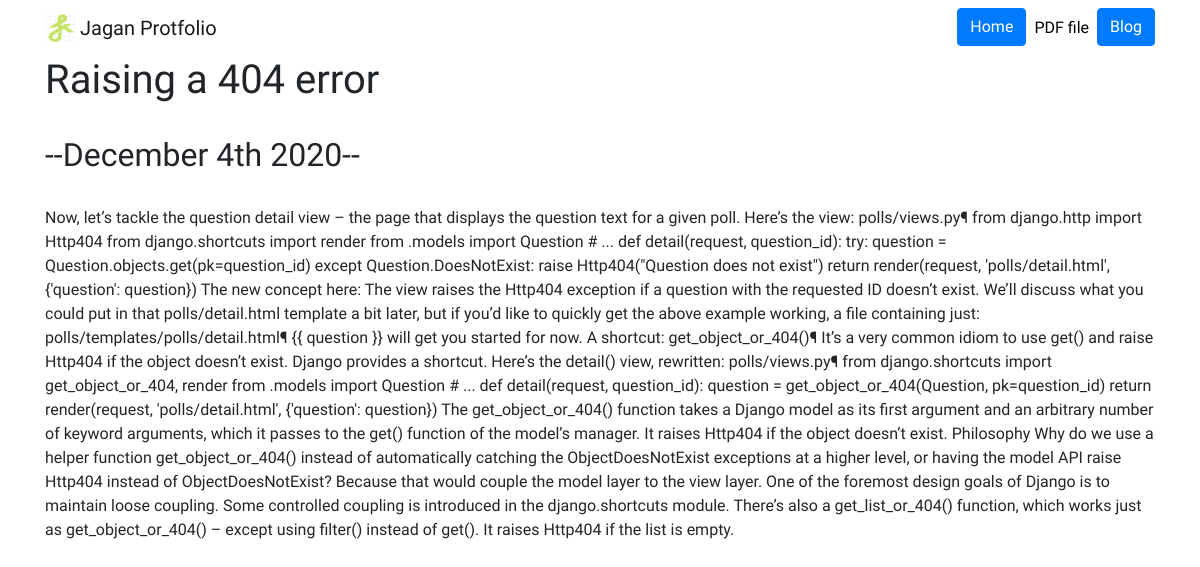
/blog/5/, run on the app's committed database.
### blog/models.py (models this page shows, shortened)
class Blog(models.Model):
    title = models.CharField(max_length=100)
    description = models.TextField()
    date = models.DateField()

### blog/views.py (the view)
# urls.py: path('<int:blog_id>/', views.detail, name ='detail'),
def detail(request, blog_id):
    blog = get_object_or_404(Blog, pk=blog_id)
    return render(request, 'blog/detail.html',{'blog':blog})

### blog/templates/blog/detail.html
{% extends 'portfolio/base.html' %}
{% block content %}
<h1>{{ blog.title }}</h1>
<br>
<h2>--{{ blog.date|date:'F jS Y' }}--</h2>
<br>
<p>{{ blog.description|safe }}
{% endblock %}

### portfolio/static/portfolio/custom.css (style rules this page uses)
body { font-family: 'Do Hyeon', sans-serif; }

### data on the page
Blog: title "Raising a 404 error", date "December 4th 2020", description "Now, let’s tackle the question detail view – the page that displays the question text for a given poll. Here’s the view: polls/views.py¶ from django.http import Http404 from django.shortcuts import render from .models import Question # ... def detail(request, question_id): try: question = Question.objects.get(pk=question_id) except Question.DoesNotExist: raise Http404(\"Question does not exist\") return render(request, 'polls/detail.html', {'question': question}) The new concept here: The view raises the Http404 exception if a question with the requested ID doesn’t exist. We’ll discuss what you could put in that polls/detail.html template a bit later, but if you’d like to quickly get the…"
